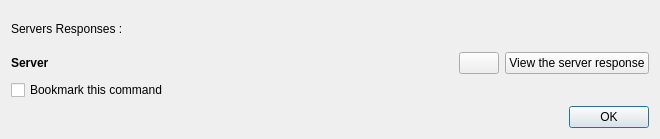
<?xml version="1.0" encoding="UTF-8"?>
<ui version="4.0">
 <class>ServerResponsePool</class>
 <widget class="QDialog" name="ServerResponsePool">
  <property name="windowModality">
   <enum>Qt::WindowModal</enum>
  </property>
  <property name="geometry">
   <rect>
    <x>0</x>
    <y>0</y>
    <width>660</width>
    <height>139</height>
   </rect>
  </property>
  <property name="windowTitle">
   <string>Server response</string>
  </property>
  <property name="windowIcon">
   <iconset resource="../../ressources/ressources.qrc">
    <normaloff>:/img/Bubble-32.png</normaloff>:/img/Bubble-32.png</iconset>
  </property>
  <layout class="QVBoxLayout" name="verticalLayout">
   <item>
    <widget class="QLabel" name="label">
     <property name="text">
      <string>Servers Responses :</string>
     </property>
    </widget>
   </item>
   <item>
    <layout class="QGridLayout" name="gridLayout">
     <item row="0" column="2">
      <widget class="QLabel" name="serverStatus">
       <property name="text">
        <string/>
       </property>
       <property name="pixmap">
        <pixmap resource="../../ressources/ressources.qrc">:/img/Clock-32.png</pixmap>
       </property>
       <property name="alignment">
        <set>Qt::AlignCenter</set>
       </property>
      </widget>
     </item>
     <item row="0" column="0">
      <widget class="QLabel" name="serverName">
       <property name="font">
        <font>
         <weight>75</weight>
         <bold>true</bold>
        </font>
       </property>
       <property name="text">
        <string>Server</string>
       </property>
      </widget>
     </item>
     <item row="0" column="5">
      <widget class="QPushButton" name="showResponse">
       <property name="text">
        <string>View the server response</string>
       </property>
       <property name="icon">
        <iconset resource="../../ressources/ressources.qrc">
         <normaloff>:/img/find.png</normaloff>:/img/find.png</iconset>
       </property>
      </widget>
     </item>
     <item row="0" column="4">
      <widget class="QPushButton" name="pbCopy">
       <property name="toolTip">
        <string>Copy response to clipboard.</string>
       </property>
       <property name="icon">
        <iconset resource="../../ressources/ressources.qrc">
         <normaloff>:/img/copy.png</normaloff>:/img/copy.png</iconset>
       </property>
      </widget>
     </item>
     <item row="0" column="3">
      <spacer name="horizontalSpacer">
       <property name="orientation">
        <enum>Qt::Horizontal</enum>
       </property>
       <property name="sizeHint" stdset="0">
        <size>
         <width>40</width>
         <height>20</height>
        </size>
       </property>
      </spacer>
     </item>
     <item row="0" column="1">
      <spacer name="horizontalSpacer_2">
       <property name="orientation">
        <enum>Qt::Horizontal</enum>
       </property>
       <property name="sizeHint" stdset="0">
        <size>
         <width>40</width>
         <height>20</height>
        </size>
       </property>
      </spacer>
     </item>
    </layout>
   </item>
   <item>
    <widget class="QCheckBox" name="bookmark">
     <property name="text">
      <string>Bookmark this command</string>
     </property>
    </widget>
   </item>
   <item>
    <widget class="QDialogButtonBox" name="buttonBox">
     <property name="orientation">
      <enum>Qt::Horizontal</enum>
     </property>
     <property name="standardButtons">
      <set>QDialogButtonBox::Ok</set>
     </property>
    </widget>
   </item>
  </layout>
 </widget>
 <resources>
  <include location="../../ressources/ressources.qrc"/>
 </resources>
 <connections>
  <connection>
   <sender>buttonBox</sender>
   <signal>accepted()</signal>
   <receiver>ServerResponsePool</receiver>
   <slot>accept()</slot>
   <hints>
    <hint type="sourcelabel">
     <x>248</x>
     <y>254</y>
    </hint>
    <hint type="destinationlabel">
     <x>157</x>
     <y>274</y>
    </hint>
   </hints>
  </connection>
  <connection>
   <sender>buttonBox</sender>
   <signal>rejected()</signal>
   <receiver>ServerResponsePool</receiver>
   <slot>reject()</slot>
   <hints>
    <hint type="sourcelabel">
     <x>316</x>
     <y>260</y>
    </hint>
    <hint type="destinationlabel">
     <x>286</x>
     <y>274</y>
    </hint>
   </hints>
  </connection>
 </connections>
</ui>
